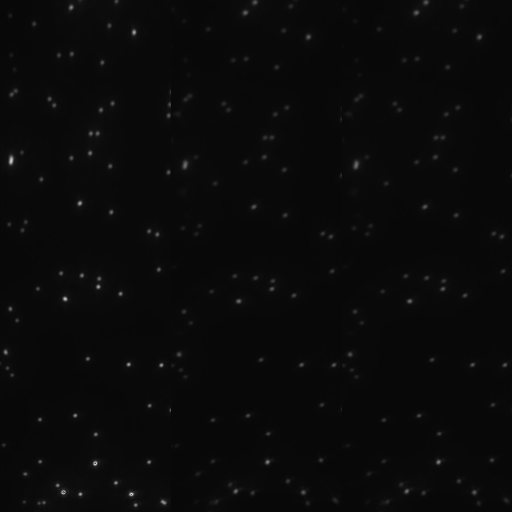
#> input picture Synthetic_3Channel/Synthetic Images hel1/Simple_3CH_hel1.png, 512 x 512 px, given in place of Simple_3CH_hel1_Avg_Frame.png, which was not available; the run also reads 1 picture not shown here
$ python Display_All.py
#> lines starting #> are read from the running program, lines starting #| are printed output that depends on the picture; after the words box and inside, x2 and y2 are one past the last pixel; in counts of white or black regions, pixels touching at a corner belong together; pictures that were not available may be replaced by others from this repository, and a replacement may not be noted
#> further down, hel1_avg_image is the input picture: shape (512, 512); min 8, max 213, mean 9.9
### pma_open.py
import os
import numpy as np
import struct
import matplotlib.pyplot as plt
import imageio.v2 as imageio
from skimage import io
from PIL import Image
from skimage.feature import peak_local_max
from matplotlib import patches
from matplotlib.ticker import MultipleLocator

# [147 lines left out: functions read_pma_f0, read_pma, generate_images, generate_mp4, avg_frame_arr, avg_frame_png, not called in this run]

def dim_to_3(image):
    """ Converts a 2D grayscale image to a 3D RGB image"""
    return np.stack((image,) * 3, axis=-1)

def find_peaks_scipy_IDL(image_path, sigma=3, block_size=16, scaler_percent=32):
    """
    Finds peaks in an image using a method similar to IDL's peak finding.
    Calculates and removes background from the original image.

    Returns the coordinates of identified peaks and the background-subtracted image.
    """
#> called with sigma = 3, block_size = 16, scaler_percent = 32
    std = 4*sigma
    # Load image (assumes grayscale uint8 image)
    image = io.imread(image_path, as_gray=True).astype(np.uint8)
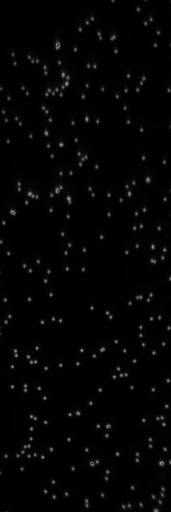
#> input picture Synthetic_3Channel/Simple_3CH_hel1_Avg_Frame/hel1_Avg_Frame_CH1.png, 171 x 512 px, found by its file name
#> image is the input picture: shape (512, 171); min 0, max 162, mean 4.7
    height, width = image.shape
#> height = 512; width = 171
    image_1 = image.copy()
    min_intensity = np.min(image_1)
#> min_intensity = 0
    max_intensity = np.max(image_1)
#> max_intensity = 162
    threshold = min_intensity + (scaler_percent / 100.0) * (max_intensity - min_intensity)
#> threshold = 51.84

    background = np.zeros((height, width), dtype=np.float32)

    for i in range(8, height, block_size):
        for j in range(8, width, block_size):
            background[(i-8)//block_size, (j-8)//block_size] = np.min(image_1[i-8:i+8, j-8:j+8])
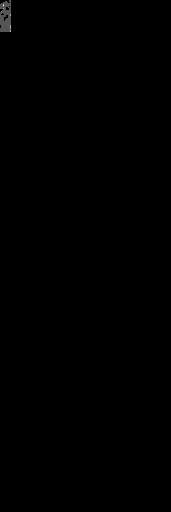
#> background: shape (512, 171) float32; min 0, max 3, mean 0.00353; drawn with min black and max white

    # Subtract background
    background = np.clip(background.astype(np.uint8) - 10, 0, 255)
    image_1 = image - background

    image_2 = image_1.copy()
    med = np.median(image_1)
#> med = 11

    # Apply threshold
    image_2[image_2 < (med + 3*std)] = 0

    # Detect peaks using peak_local_max
    peak_coords = peak_local_max(image_2, min_distance=int(sigma), threshold_abs=threshold)
#> peak_coords = 225 pairs, first value 9 to 506, second value 3 to 166

    return peak_coords, image_2

#Same Good Peaks as in img_avg.ipynb file
def good_peak_finder(image_path, sigma=3, block_size=16, scaler_percent=32, boarder=10, max_rad=3):
    """
    Identifies good peaks in an image by filtering out peaks that are:
    1. too close to the border
        or
    2. have a radius below a max_rad
    """
    peaks_coords_IDL, image_2 = find_peaks_scipy_IDL(image_path, sigma, block_size, scaler_percent)
#> peaks_coords_IDL has the same summary as peak_coords in find_peaks_scipy_IDL
    bad_peaks = []
    good_peaks = []
    height, width = io.imread(image_path).shape
#> height = 512; width = 171

    for peak in peaks_coords_IDL:
        y, x = peak
        # Extract the peak region, if pixels outside of 5x5 region are non-zero, then append peak to large_peaks
        if y < boarder or y > height - boarder or x < boarder or x > width - boarder:
            bad_peaks.append(peak)
        elif image_2[y, x + max_rad+1] > 0 or image_2[y, x - max_rad-1] > 0 or image_2[y+max_rad+1, x ] > 0 or image_2[y-max_rad-1, x] > 0:
            bad_peaks.append(peak)
        else:
            good_peaks.append(peak)
#> this loop made 225 passes
#> (y, x) on passes 1 to 3: (198, 68), (179, 147), (74, 63)
#> after the loop, bad_peaks = 58 pairs, first value 9 to 506, second value 3 to 166; good_peaks = 167 pairs, first value 18 to 502, second value 12 to 160

    good_peaks = np.array(good_peaks)
    bad_peaks = np.array(bad_peaks)

    return good_peaks, bad_peaks

def shift_peaks(peaks, shift=[0, 256]):
    """
    Shift peak coordinates by [0, 256]
    """
    return np.add(peaks, shift)


def init_annot(ax, text="", xy=(0, 0), xytext=(0, 10),textcoords="offset points", bbox=dict(boxstyle="round", fc="w"), arrowprops=dict(arrowstyle="->", color="w")):
    """
    Initializes the annotation object for interactive plots.
    """
    global annot
    annot = ax.annotate(text, xy=xy, xytext=xytext, textcoords=textcoords, bbox=bbox, arrowprops=arrowprops)
    annot.set_visible(False)
    return annot

# [86 lines left out: functions update_annot, print_coords_trigger, find_pairs, find_polyfit_params, not called in this run]

def apply_polyfit_params(CH1_peaks, params_x, params_y):
    """
    Applies polynomial parameters to transform peak coordinates from channel 1 to mapped channel 2 coordinates.
    """
    y1, x1 = CH1_peaks[:, 0], CH1_peaks[:, 1]
    x_mapped = np.polyval(params_x, x1)  # Apply X transformation
    y_mapped = np.polyval(params_y, y1)  # Apply Y transformation
    return np.column_stack((y_mapped, x_mapped))  # Return transformed points


def draw_circle(radius, y_centre, x_centre, background_dim, colour = [255, 255, 0]):
    """
    Uses midpoint circle algorith to draw a circle on a 2D numpy array, centred on the peak's coordinate.
    """
    circle_array = np.zeros((background_dim, background_dim, 3), dtype=np.uint8)
    # Midpoint circle algorithm
    y = radius
    x = 0
    p = 1 - radius

    while y >= x:
        circle_array[y_centre + y, x_centre + x] = colour
        circle_array[y_centre - y, x_centre + x] = colour
        circle_array[y_centre + y, x_centre - x] = colour
        circle_array[y_centre - y, x_centre - x] = colour
        circle_array[y_centre + x, x_centre + y] = colour
        circle_array[y_centre - x, x_centre + y] = colour
        circle_array[y_centre + x, x_centre - y] = colour
        circle_array[y_centre - x, x_centre - y] = colour

        x += 1
        if p <= 0:
            p = p + 2 * x + 1
        else:
            y -= 1
            p = p + 2 * x - 2 * y + 1

    return circle_array


# [585 lines left out: functions plot_circle, count_circle, SG_background_subtraction, DG_background_subtraction, on_hover, on_hover_intensity and 6 more, not called in this run]


def find_polyfit_params_3CH(peaks_1, peaks_2, peaks_3, degree=2):
    """
    Returns the polynomial coefficients for mapping channel 1 peak coordinates to channel 2 peak coordinates and mapping channel 1 peak coordinates to channel 3 peak coordinates.
    """
    y1, x1 = peaks_1[:, 0], peaks_1[:, 1]
    y2, x2 = peaks_2[:, 0], peaks_2[:, 1]
    y3, x3 = peaks_3[:, 0], peaks_3[:, 1]

    # Fit polynomials for x and y separately
    params_x_12 = np.polyfit(x1, x2, degree)  # Fit x transformation
    params_y_12 = np.polyfit(y1, y2, degree)  # Fit y transformation
    params_x_13 = np.polyfit(x1, x3, degree)  # Fit x transformation
    params_y_13 = np.polyfit(y1, y3, degree)  # Fit y transformation


    return params_x_12, params_y_12, params_x_13, params_y_13 # Returns polynomial coefficients

def find_trip(peaks_1, mapped_CH2, mapped_CH3, tolerance=4, shift_CH2=[0,0], shift_CH3=[0,0]):
    """
    Finds triplets between peak coordinates from channel 1, 2, and 3.
    Tolerance is the maximum distance between two peaks to be considered a pair.
    A linear shift can be applied to channel 2 and channel 3 peaks before pairing.

    Returns the number of triplets found and the arrays of found peak coordinates in each channel.
    """
    matched_CH1 = []
    matched_CH2 = []
    matched_CH3 = []

    gp1_list = [tuple(peak) for peak in peaks_1]
    mapped_CH2_set = set([tuple(peak) for peak in mapped_CH2])
    mapped_CH3_set = set([tuple(peak) for peak in mapped_CH3])

    for ch1_peak in gp1_list:
        y1, x1 = ch1_peak

        ch2_match = None
        for ch2_peak in mapped_CH2_set:
            y2, x2 = ch2_peak
            if abs(y1 - y2) <= tolerance and abs(x2 - x1 - 171) <= tolerance:
                ch2_match = ch2_peak
                break

        ch3_match = None
        for ch3_peak in mapped_CH3_set:
            y3, x3 = ch3_peak
            if abs(y1 - y3) <= tolerance and abs(x3 - x1 - 342) <= tolerance:
                ch3_match = ch3_peak
                break

        # If both matches exist, store the triplet
        if ch2_match is not None and ch3_match is not None:
            matched_CH1.append(ch1_peak)
            matched_CH2.append(ch2_match)
            matched_CH3.append(ch3_match)

    matched_CH1 = np.array(matched_CH1)
    matched_CH2 = shift_peaks(np.array(matched_CH2), shift=[-shift_CH2[0], -shift_CH2[1]])
    matched_CH3 = shift_peaks(np.array(matched_CH3), shift=[-shift_CH3[0], -shift_CH3[1]])
    out_pair_arr_CH2 = matched_CH2[(matched_CH3[:,1] <= 502) & (matched_CH3[:,1] >= 352) & (matched_CH3[:, 0] <= 502) & (matched_CH3[:, 0] >= 10) & (matched_CH2[:,1] <= 332) & (matched_CH2[:,1] >= 171) & (matched_CH2[:, 0] <= 502) & (matched_CH2[:, 0] >= 10)]
    out_pair_arr_CH1 = matched_CH1[(matched_CH3[:,1] <= 502) & (matched_CH3[:,1] >= 352) & (matched_CH3[:, 0] <= 502) & (matched_CH3[:, 0] >= 10) & (matched_CH2[:,1] <= 332) & (matched_CH2[:,1] >= 171) & (matched_CH2[:, 0] <= 502) & (matched_CH2[:, 0] >= 10)]
    out_pair_arr_CH3 = matched_CH3[(matched_CH3[:,1] <= 502) & (matched_CH3[:,1] >= 352) & (matched_CH3[:, 0] <= 502) & (matched_CH3[:, 0] >= 10) & (matched_CH2[:,1] <= 332) & (matched_CH2[:,1] >= 171) & (matched_CH2[:, 0] <= 502) & (matched_CH2[:, 0] >= 10)]

    return len(out_pair_arr_CH1), out_pair_arr_CH1, out_pair_arr_CH2, out_pair_arr_CH3


# [218 lines left out: functions display_three_peaks, display_three_plots, not called in this run]

### Synthetic_3Channel/Display_All.py
#error in code!!
from pathlib import Path
import sys

current_file_path = Path(__file__)
# Get the parent directory of the current directory (i.e., SummerProject)
parent_directory = current_file_path.parent.parent
sys.path.append(str(parent_directory))
from pma_open import *

#My image
hel1_file_path = 'Synthetic_3Channel/Synthetic Images hel1_new/Simple_3CH_hel1.pma'
avg_image_path = 'Synthetic_3Channel/Simple_3CH_hel1_Avg_Frame/Simple_3CH_hel1_Avg_Frame.png'
hel1_avg_image = io.imread(avg_image_path)

#Chanel image paths
CH1_img_path = "Synthetic_3Channel/Simple_3CH_hel1_Avg_Frame/hel1_Avg_Frame_CH1.png"
CH2_img_path = "Synthetic_3Channel/Simple_3CH_hel1_Avg_Frame/hel1_Avg_Frame_CH2.png"
CH3_img_path = "Synthetic_3Channel/Simple_3CH_hel1_Avg_Frame/hel1_Avg_Frame_CH3.png"

good_peaks_1,_ = good_peak_finder(CH1_img_path)
#> good_peaks_1 has the same summary as good_peaks in good_peak_finder
good_peaks_2,_ = good_peak_finder(CH2_img_path)
#> call 2 of find_peaks_scipy_IDL, with sigma = 3, block_size = 16, scaler_percent = 32
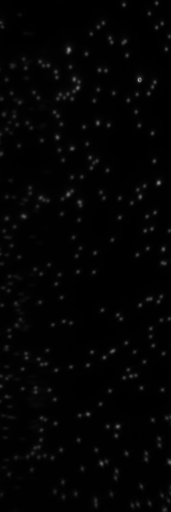
#> input picture Synthetic_3Channel/Simple_3CH_hel1_Avg_Frame/hel1_Avg_Frame_CH2.png, 171 x 512 px, found by its file name
#> in find_peaks_scipy_IDL, image is the input picture: shape (512, 171); min 0, max 158, mean 3.5
#> in find_peaks_scipy_IDL (call 2), `max_intensity = np.max(image_1)`: max_intensity = 158
#> in find_peaks_scipy_IDL (call 2), `threshold = min_intensity + (scaler_percent / 100.0) * (max_intensity ..`: threshold = 50.56
#> in find_peaks_scipy_IDL (call 2), `peak_coords = peak_local_max(image_2, min_distance=int(sigma), thresho..`: peak_coords = 198 pairs, first value 3 to 505, second value 3 to 166
#> the loop in good_peak_finder (call 2), `for peak in peaks_coords_IDL:` made 198 passes
#> (y, x) on passes 1 to 3: (80, 138), (49, 68), (182, 158)
#> good_peaks_2 = 161 pairs, first value 13 to 486, second value 11 to 161
good_peaks_3,_ = good_peak_finder(CH3_img_path)
#> good_peaks_3 = 159 pairs, first value 13 to 486, second value 11 to 159

# Move good_peaks_1 to CH2 to display full image
good_peaks_2_CH2 = shift_peaks(good_peaks_2, shift=[0, 171])
#> good_peaks_2_CH2 = 161 pairs, first value 13 to 486, second value 182 to 332
good_peaks_3_CH3 = shift_peaks(good_peaks_3, shift=[0, 342])
#> good_peaks_3_CH3 = 159 pairs, first value 13 to 486, second value 353 to 501

#new coords for CH2:
CH1_array = np.array([[63, 15], [51, 115], [120, 50], [108, 125], [210, 51], [228, 134], [322, 42], [327, 140], [422, 45], [420, 143]])
CH2_array = np.array([[67, 186], [54, 288], [123,222], [110, 297], [212, 222], [229, 306], [323, 213], [327,311], [422, 216], [419, 313]])
CH3_array = np.array([[67, 356], [54, 458], [123, 392], [110,467], [212, 392], [229, 476], [323, 383], [327,481], [422, 386], [419, 483]])
good_peaks_2_CH2_shift = shift_peaks(good_peaks_2_CH2, shift=[-1, -10])
#> good_peaks_2_CH2_shift = 161 pairs, first value 12 to 485, second value 172 to 322
good_peaks_3_CH3_shift = shift_peaks(good_peaks_3_CH3, shift=[-1, -11])
#> good_peaks_3_CH3_shift = 159 pairs, first value 12 to 485, second value 342 to 490

params_x_CH12, params_y_CH12, params_x_CH13, params_y_CH13 = find_polyfit_params_3CH(CH1_array, CH2_array, CH3_array, degree=3)
mapped_CH2 = apply_polyfit_params(good_peaks_1, params_x_CH12, params_y_CH12).astype(np.uint16)
#> in apply_polyfit_params, `y1, x1 = CH1_peaks[:, 0], CH1_peaks[:, 1]`: y1 = 167 values, max 502 at index 151, min 18 at index 140, mean 259.8; x1 = 167 values, max 160 at index 3, min 12 at index 2, mean 86.56
#> in apply_polyfit_params, `x_mapped = np.polyval(params_x, x1)`: x_mapped = 167 values, max 326.8 at index 3, min 183.1 at index 2, mean 258.1
#> in apply_polyfit_params, `y_mapped = np.polyval(params_y, y1)`: y_mapped = 167 values, max 500.7 at index 151, min 21.89 at index 140, mean 260.9
#> mapped_CH2 = 167 pairs, first value 21 to 500, second value 183 to 326
mapped_CH3 = apply_polyfit_params(good_peaks_1, params_x_CH13, params_y_CH13).astype(np.uint16)
#> mapped_CH3 = 167 pairs, first value 21 to 500, second value 353 to 496
count_out_pair_arr_CH1, out_pair_arr_CH1, out_pair_arr_CH2, out_pair_arr_CH3 = find_trip(good_peaks_1, mapped_CH2, mapped_CH3, tolerance=5, shift_CH2=[-1, -10], shift_CH3=[-1, -11])
#> in find_trip, `gp1_list = [tuple(peak) for peak in peaks_1]`: gp1_list has the same summary as good_peaks in good_peak_finder
#> in find_trip, `mapped_CH2_set = set([tuple(peak) for peak in mapped_CH2])`: mapped_CH2_set = 167 items
#> the loop in find_trip, `for ch1_peak in gp1_list:` made 167 passes
#> (y1, x1) on passes 1 to 3: (179, 147), (74, 63), (211, 12)


y_centres = np.concatenate(( out_pair_arr_CH1[:,0], out_pair_arr_CH2[:,0], out_pair_arr_CH3[:,0]))
x_centres = np.concatenate(( out_pair_arr_CH1[:,1], out_pair_arr_CH2[:,1], out_pair_arr_CH3[:,1]))
circle_array_new = draw_circle(4, y_centres, x_centres, hel1_avg_image.shape[0])
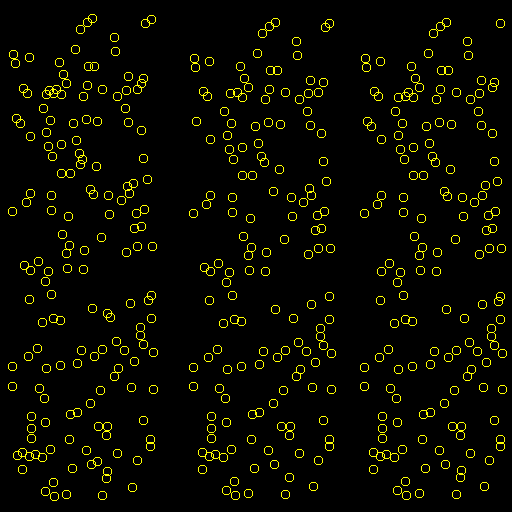
#> circle_array_new: shape (512, 512, 3); mean of channels 0, 1, 2 10.6, 10.6, 0; drawn as R, G, B


mask = (circle_array_new == [255, 255, 0]).all(axis=-1)
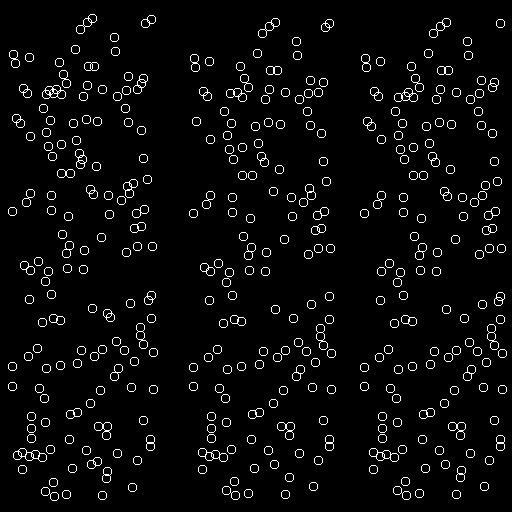
#> mask: shape (512, 512) bool; 4.1% white in thin lines or dots
if hel1_avg_image.ndim == 2:
    image_copy = hel1_avg_image.copy()
    image_copy = np.repeat(hel1_avg_image[..., np.newaxis], 3, -1)
elif hel1_avg_image.ndim==3 and hel1_avg_image.shape[2]==3:
    image_copy = hel1_avg_image.copy()

image_copy[mask] = [255, 255, 0]
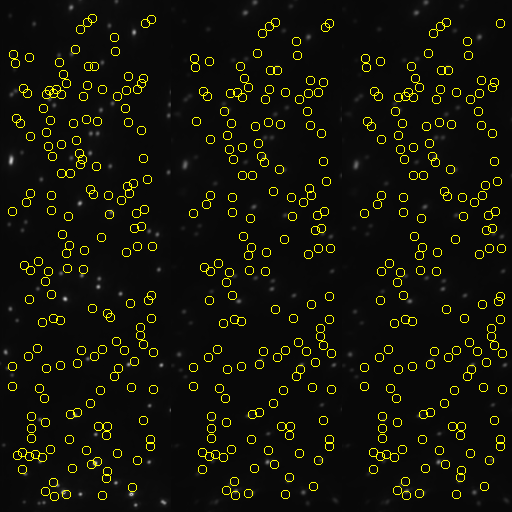
#> image_copy: shape (512, 512, 3); 4.14% of pixels changed, all inside (x1, y1, x2, y2) = (8, 14, 507, 501); drawn as R, G, B

# [63 lines left out: function on_hover_display_three, not called in this run]


fig, ax = plt.subplots(figsize=(9, 9))
ax.set_position([0.3, 0.3, 0.4, 0.6]) #[left, bottom, width, height]
ax.imshow(image_copy)
ax.grid()

scat1 = ax.scatter(out_pair_arr_CH1[:,1], out_pair_arr_CH1[:,0], s=50, facecolors='none', edgecolors='g', alpha=0)
scat2 = ax.scatter(out_pair_arr_CH2[:,1], out_pair_arr_CH2[:,0], s=50, facecolors='none', edgecolors='b', alpha=0)
scat3 = ax.scatter(out_pair_arr_CH3[:,1], out_pair_arr_CH3[:,0], s=50, facecolors='none', edgecolors='r', alpha=0)
ax.set_title("Mapped Peaks: Click to Zoom in on a Peak")

scatter_data = [(scat1, out_pair_arr_CH1, "CH1"), (scat2, out_pair_arr_CH2, "CH2"), (scat3, out_pair_arr_CH3, "CH3")]

annot = init_annot(ax=ax)

fig.canvas.mpl_connect("button_press_event", lambda event: on_hover_display_three(event, fig, ax, scatter_data, image_copy, hel1_avg_image, zoom_size=6))
fig.canvas.mpl_connect("motion_notify_event", lambda event: on_hover_display_three(event, fig, ax, scatter_data, image_copy, hel1_avg_image, zoom_size=6))

plt.show()
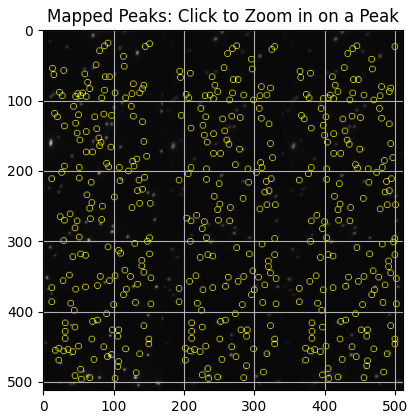
#> figure drawn by matplotlib, 1 panel
